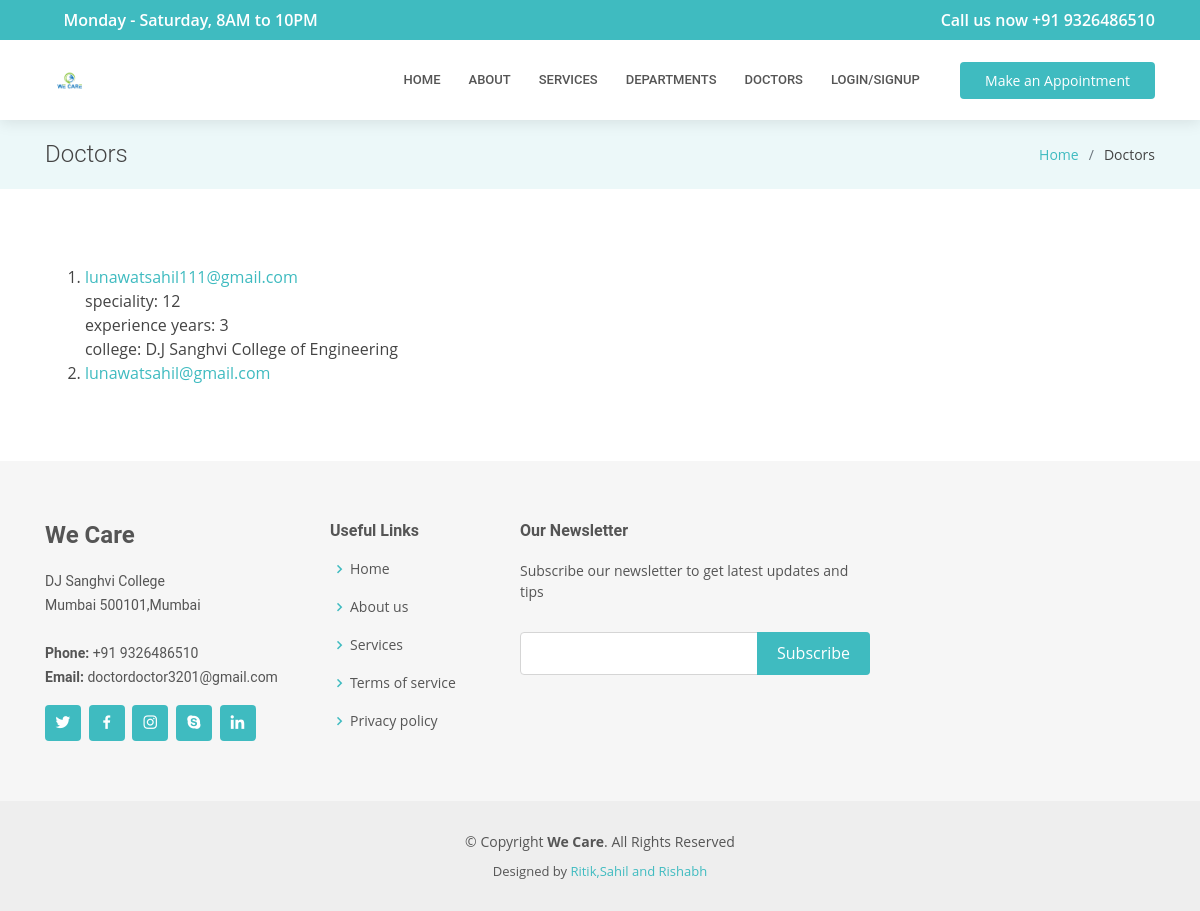
The app's page /doctors/, older data.
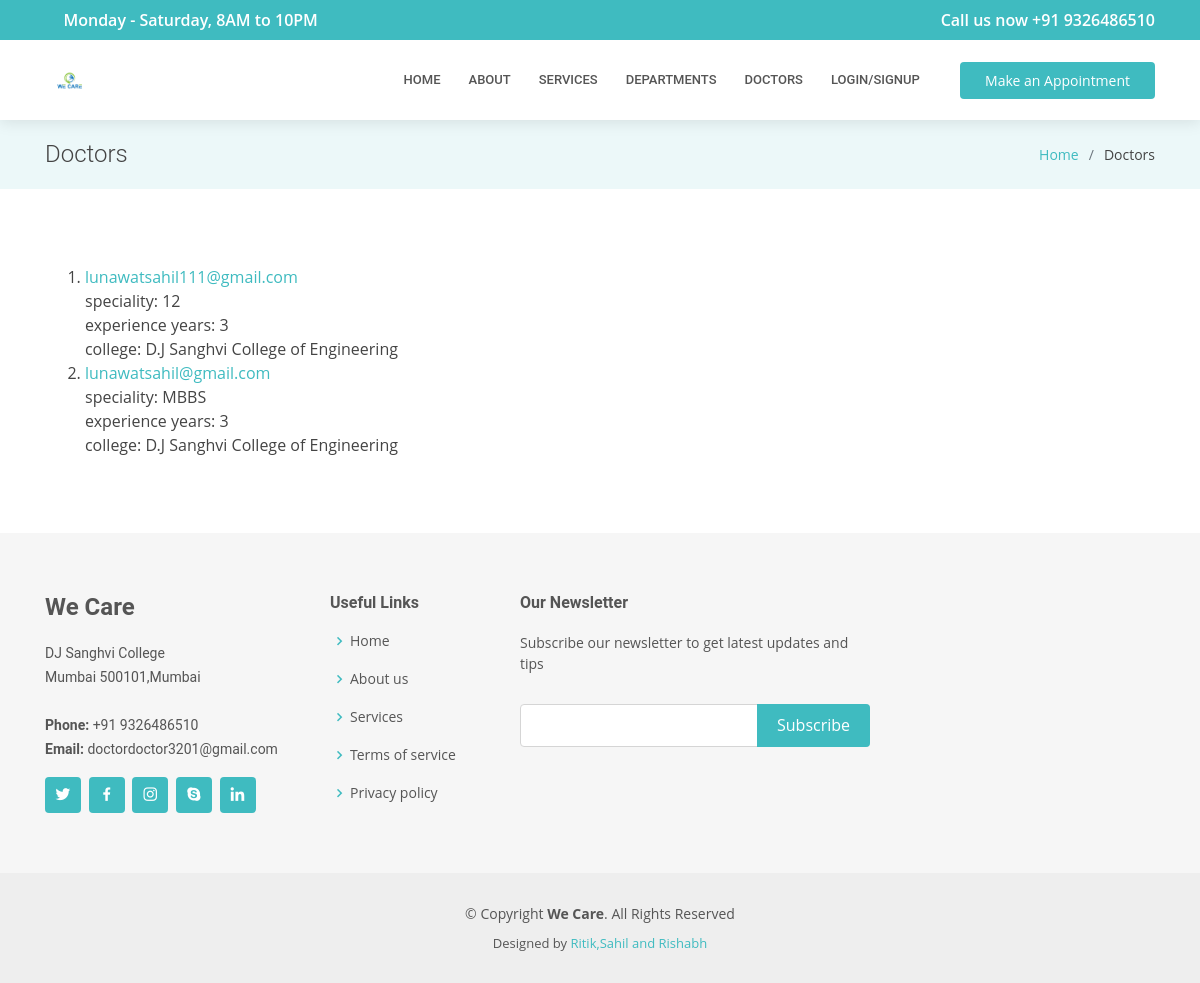
The same page, newer data.
### accounts/models.py (models this page shows, shortened)
class CustomUser(AbstractUser):
    id              = models.AutoField(primary_key=True)
    username        = models.CharField(max_length=30,null=True,blank=True)
    fullname        = models.CharField(blank=True, null=True, max_length=255)##
    is_doctor       = models.BooleanField(default=False, blank=True, null=True)
    password        = models.CharField(max_length=255)
    email           = models.EmailField(max_length=254, unique=True)
    date_of_birth   = models.DateField(blank=True, editable=True,null=True)
    date_created    = models.DateField(auto_now=True, editable=False)
    is_active       = models.BooleanField(default=True)
    is_admin        = models.BooleanField(default=False)
    USERNAME_FIELD  = 'email'
    REQUIRED_FIELDS = []
    objects = CustomUserManager()

class Doctor(CustomUser):
    speciality          = models.CharField(blank=True, null=True, max_length=512)
    college             = models.CharField(blank=True, null=True, max_length=60)
    experience_years    = models.IntegerField(blank=True,null=True)
    class Meta:
        verbose_name = 'User: Doctor'

class CustomUser(AbstractUser):
    id              = models.AutoField(primary_key=True)
    username        = models.CharField(max_length=30,null=True,blank=True)
    fullname        = models.CharField(blank=True, null=True, max_length=255)##
    is_doctor       = models.BooleanField(default=False, blank=True, null=True)
    password        = models.CharField(max_length=255)
    email           = models.EmailField(max_length=254, unique=True)
    date_of_birth   = models.DateField(blank=True, editable=True,null=True)
    date_created    = models.DateField(auto_now=True, editable=False)
    is_active       = models.BooleanField(default=True)
    is_admin        = models.BooleanField(default=False)
    USERNAME_FIELD  = 'email'
    REQUIRED_FIELDS = []
    objects = CustomUserManager()

### accounts/views.py (the view)
# urls.py: url(r'^doctors/$',v.list_doctors.as_view(),name='list_doctors'),
class list_doctors(ListView):
    model = Doctor
    template_name = 'accounts/list_doctors.html'
    context_object_name = 'doctors'

### accounts/templatetags/profile_tags.py (called while the page is built)
@register.filter(name='has_group')
def has_group(user, group_name):
    return user.groups.filter(name=group_name).exists()

### accounts/templates/accounts/list_doctors.html (shortened to what this page needs)
{% extends "DoctorDoctor/base.html" %}
{% block title_page %}Doctors{% endblock %}
{% block title_in_li %}Doctors{% endblock %}
{% block inner_page %}
<ol>
    {% for i in doctors %}
    <li>
        <a href="{% url 'accounts:see_public_profile' pk=i.id %}">{{i.email}}</a>
        {% if i.speciality %}<br>speciality: {{i.speciality}}{% endif %}
        {% if i.experience_years %}<br>experience years: {{i.experience_years}}{% endif %}
        {% if i.college %}<br>college: {{i.college}}{% endif %}
    </li>
    {% endfor %}
</ol>
{% endblock %}

Row changes from the older to the newer data that the page shows:
changed Doctor "lunawatsahil@gmail.com": speciality (not shown) → "MBBS"; experience_years (not shown) → "3"; college (not shown) → "D.J Sanghvi College of Engineering"
